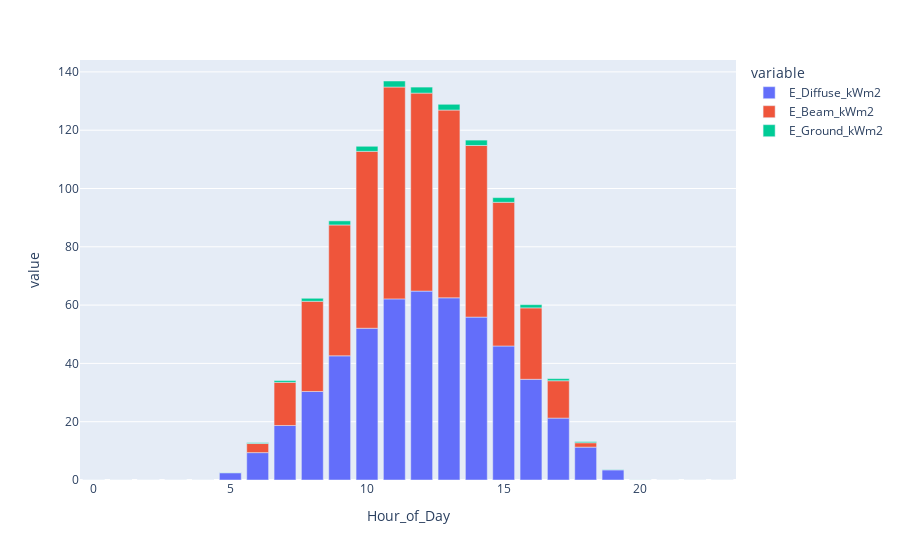

Notebook source saved alongside this figure:
### Markdown cell above
### **Access data from grouped summaries for custom operations**

### Code cell
import plotly.express as px
px.bar(site.rad_data.hourly[["E_Diffuse_kWm2", "E_Beam_kWm2", "E_Ground_kWm2"]])

### Figure 1 — Plotly figure (JSON) as saved in the notebook; plotly's stock layout.template omitted (floating-point values rounded to 4 significant figures)
{"data": [{"alignmentgroup": "True", "hovertemplate": "variable=E_Diffuse_kWm2<br>Hour_of_Day=%{x}<br>value=%{y}<extra></extra>", "legendgroup": "E_Diffuse_kWm2", "marker": {"color": "#636efa", "pattern": {"shape": ""}}, "name": "E_Diffuse_kWm2", "offsetgroup": "E_Diffuse_kWm2", "orientation": "v", "showlegend": true, "textposition": "auto", "type": "bar", "x": [0, 1, 2, 3, 4, 5, 6, 7, 8, 9, 10, 11, 12, 13, 14, 15, 16, 17, 18, 19, 20, 21, 22, 23], "xaxis": "x", "y": [0, 0, 0, 0, 0, 2.524, 9.395, 18.71, 30.37, 42.6, 52.06, 62.13, 64.8, 62.5, 55.88, 45.97, 34.54, 21.23, 11.28, 3.535, 0, 0, 0, 0], "yaxis": "y"}, {"alignmentgroup": "True", "hovertemplate": "variable=E_Beam_kWm2<br>Hour_of_Day=%{x}<br>value=%{y}<extra></extra>", "legendgroup": "E_Beam_kWm2", "marker": {"color": "#EF553B", "pattern": {"shape": ""}}, "name": "E_Beam_kWm2", "offsetgroup": "E_Beam_kWm2", "orientation": "v", "showlegend": true, "textposition": "auto", "type": "bar", "x": [0, 1, 2, 3, 4, 5, 6, 7, 8, 9, 10, 11, 12, 13, 14, 15, 16, 17, 18, 19, 20, 21, 22, 23], "xaxis": "x", "y": [0, 0, 0, 0, 0, 0, 3.119, 14.79, 30.94, 44.89, 60.68, 72.68, 67.92, 64.41, 58.89, 49.29, 24.51, 12.82, 1.504, 0, 0, 0, 0, 0], "yaxis": "y"}, {"alignmentgroup": "True", "hovertemplate": "variable=E_Ground_kWm2<br>Hour_of_Day=%{x}<br>value=%{y}<extra></extra>", "legendgroup": "E_Ground_kWm2", "marker": {"color": "#00cc96", "pattern": {"shape": ""}}, "name": "E_Ground_kWm2", "offsetgroup": "E_Ground_kWm2", "orientation": "v", "showlegend": true, "textposition": "auto", "type": "bar", "x": [0, 1, 2, 3, 4, 5, 6, 7, 8, 9, 10, 11, 12, 13, 14, 15, 16, 17, 18, 19, 20, 21, 22, 23], "xaxis": "x", "y": [0, 0, 0, 0, 0, 0.07, 0.295, 0.626, 1.034, 1.406, 1.745, 2.064, 2.065, 1.979, 1.839, 1.609, 1.103, 0.718, 0.381, 0.116, 0.016, 0, 0, 0], "yaxis": "y"}], "layout": {"barmode": "relative", "legend": {"title": {"text": "variable"}, "tracegroupgap": 0}, "margin": {"t": 60}, "xaxis": {"anchor": "y", "domain": [0, 1], "title": {"text": "Hour_of_Day"}}, "yaxis": {"anchor": "x", "domain": [0, 1], "title": {"text": "value"}}}}
